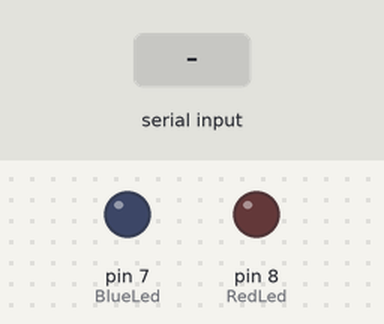
The sketch below on a simulated Arduino Uno, built with avr-gcc and run on an emulated ATmega328P. On the bench: output pins drawn as LEDs (lit = HIGH). Inputs (shaded band) come from the test bench.

Above: at 1.2 s.
1.3 s: "RedLed" received over Serial
At 2.4 s:
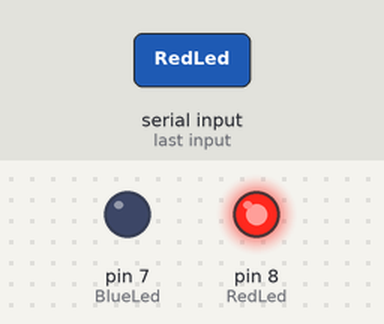
Timing chart, 0 to 4.3 s (numbered marks = the images above; inputs shaded):
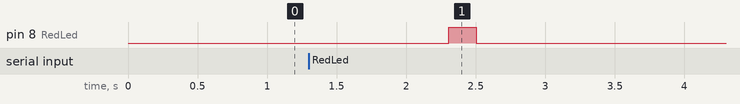

Measured:
- after the input at 1.3 s, pin 8 (RedLed): LOW → HIGH after 1.0 s, → LOW 0.20 s later

The sketch:

practica_25_serial1.ino
```cpp
int BlueLed = 7;
int RedLed = 8;
void setup()
{
  Serial.begin(9600);
  pinMode(BlueLed, OUTPUT);
  pinMode(RedLed, OUTPUT);
}

void loop()
{

  if (Serial.available()>=0) {

    if(Serial.readString() == "BlueLed"){

      digitalWrite(BlueLed, HIGH);
      delay(200);
      digitalWrite(BlueLed, LOW);
      delay(200);


      }


    else if (Serial.readString() == "RedLed"){

    digitalWrite(RedLed, HIGH);
    delay(200);
    digitalWrite(RedLed, LOW);
    delay(200);


    }


  }

}
```
